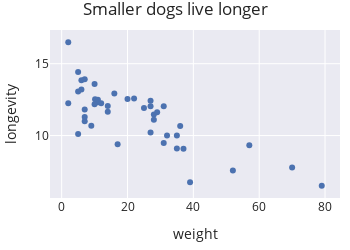

Notebook code cell kept with this figure:
### Code cell
# So, we can adjust the margin 
fig = px.scatter(dogs, x='weight', y='longevity',
                 title='Smaller dogs live longer',
                 width=350, height=250)

fig.update_layout(margin=dict(t=30))
fig

### Figure 1 — Plotly figure (JSON) as saved in the notebook; plotly's stock layout.template omitted (floating-point values rounded to 4 significant figures)
{"data": [{"hovertemplate": "weight=%{x}<br>longevity=%{y}<extra></extra>", "legendgroup": "", "marker": {"color": "rgb(76,114,176)", "symbol": "circle"}, "mode": "markers", "name": "", "orientation": "v", "showlegend": false, "type": "scatter", "x": [16, 6, 14, 11, 10.15, 22, 7, 7, 2, 20, 28, 27, 5, 31, 2, 6, 29, 27, 31, 11, 28, 7, 5, 5, 7, 10, 14, 12, 32, 10, 35, 9, 17, 25, 57, 35, 37, 27, 36, 39, 52, 79, 70], "xaxis": "x", "y": [12.92, 13.84, 11.66, 12.5, 12.53, 12.58, 13.92, 11.81, 16.5, 12.54, 11.46, 12.42, 14.42, 12.04, 12.25, 13.2, 11.63, 12.04, 9.48, 12.31, 11.1, 11, 13.07, 10.1, 11.29, 13.58, 12.05, 12.25, 10, 12.17, 10, 10.69, 9.4, 11.92, 9.32, 9.1, 9.08, 10.21, 10.67, 6.75, 7.57, 6.5, 7.78], "yaxis": "y"}], "layout": {"height": 250, "legend": {"tracegroupgap": 0}, "margin": {"t": 30}, "title": {"text": "Smaller dogs live longer"}, "width": 350, "xaxis": {"anchor": "y", "autorange": true, "domain": [0, 1], "range": [-3.543, 84.54], "title": {"text": "weight"}, "type": "linear"}, "yaxis": {"anchor": "x", "autorange": true, "domain": [0, 1], "range": [5.656, 17.34], "title": {"text": "longevity"}, "type": "linear"}}}
